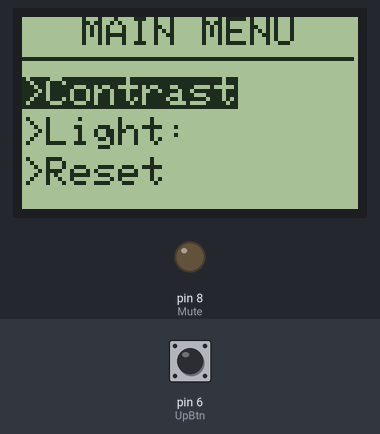
The program below on a simulated Arduino Uno, built with avr-gcc and run on an emulated ATmega328P. On the bench: 84×48 one-colour display, output pins drawn as LEDs (lit = HIGH). The test bench sets the inputs (shaded band); at power-on: pin 6 (UpBtn) LOW. What the program prints to the serial monitor is not drawn.

Above: at 1.2 s.
1.3 s: pin 6 (UpBtn) pulled HIGH for 0.15 s
At 1.9 s:
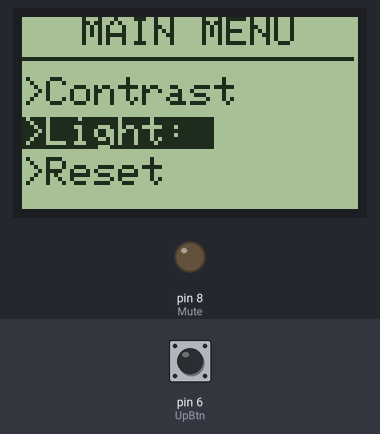
3.0 s: pin 6 (UpBtn) pulled HIGH for 1 s
At 5.1 s:
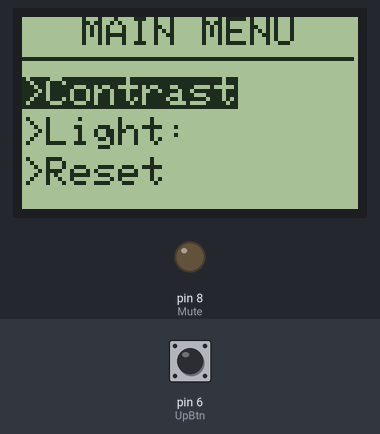
5.6 s: pin 6 (UpBtn) pulsed HIGH 5 times (0.12 s each, 0.3 s apart)
At 8.4 s:
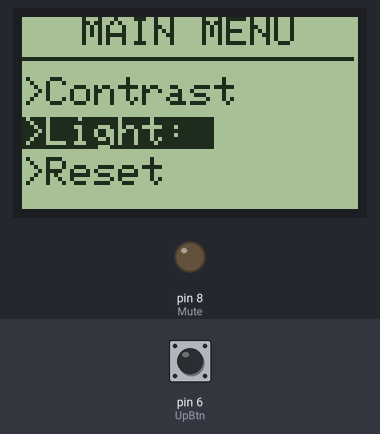
10.1 s: pin 6 (UpBtn) driven HIGH
13.1 s: pin 6 (UpBtn) driven LOW
At 14.0 s:
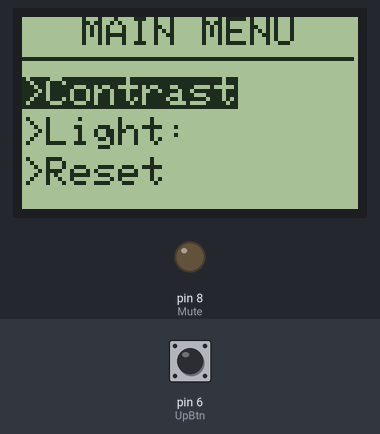
Timing chart, 0 to 15.6 s (numbered marks = the images above; inputs shaded):
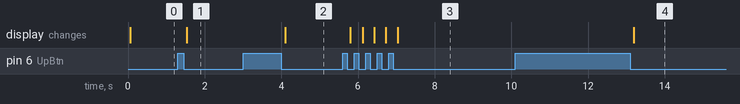

Measured:
- after the input at 1.3 s, the display: changes after 0.23 s (image 1)
- after the input at 3.0 s, the display: changes after 1.1 s (image 2)
- after the input at 5.6 s, the display: changes after 0.20 s (image 3)
- after the input at 10.1 s, every drawn part: stays the same
- after the input at 13.1 s, the display: changes after 0.09 s (image 4)

The program:

main.cpp
```cpp
#include <Arduino.h>
#include <Wire.h>
#include <SPI.h>
#include <Adafruit_GFX.h>
#include <Adafruit_PCD8544.h>

Adafruit_PCD8544 display = Adafruit_PCD8544( 5, 4, 3);

#define MAX5387_addr  0x50   //address of MAX5387
#define Wiper_01      0x11   //Wiper 01 Command Byte
#define Wiper_02      0x12   //Wiper 02 Command Byte
#define Wiper_01_02   0X13   //Wiper 01 & 02 Command Byte

//boolean backlight = true;
int Volume = 50;
int Balance = 0;

int menupos = 1;
int page = 1; // Volume page = 1, Balance page 2

volatile int up = 0;
volatile int down = 0;
volatile int  select = 0;

//--- INPUTS
const int OnOff = 7; //
const int UpBtn = 6;
const int DownBtn = 5;
const int MuteBtn = 3;
const int SelectBtn = 4;

//--- OUTPUTS
const int Relay = 17;
const int SDZ = 10;
const int Faultz = 9;
const int Mute = 8;

int downButtonState = 0;
int upButtonState = 0;
int selectButtonState = 0;
int muteButtonState = 0;
int lastDownButtonState = 0;
int lastSelectButtonState = 0;
int lastUpButtonState = 0;
int lastMuteButtonState = 0;


void setup() {
  Serial.begin(9600);
  //  pinMode(2, INPUT_PULLUP);
  //  pinMode(1, INPUT_PULLUP);
  //  pinMode(0, INPUT_PULLUP);
  //  pinMode(7,OUTPUT);

  //input setup
  pinMode(OnOff, INPUT);// maybe will be output
  pinMode(UpBtn, INPUT);
  pinMode(DownBtn, INPUT);
  pinMode(MuteBtn, INPUT);
  pinMode(SelectBtn, INPUT);

  //output declare
  pinMode(Mute, OUTPUT);

  //display declare
  display.begin();
  display.setContrast(50); //Set contrast to 50
  display.clearDisplay();
  display.display();

}

void loop() {

  Serial.print("Volume: ");
  Serial.print(Volume);
  Serial.print("   Balance: ");
  Serial.println(Balance);
  Serial.print("MenuPos: ");
  Serial.print(menupos);
  Serial.print("Page: ");
  Serial.println(page);

  drawMenu();

  downButtonState = digitalRead(DownBtn);
  selectButtonState = digitalRead(SelectBtn);
  upButtonState =   digitalRead(UpBtn);
  muteButtonState = digitalRead(MuteBtn);

  checkIfDownButtonIsPressed();
  checkIfUpButtonIsPressed();
  checkIfSelectButtonIsPressed();
  checkIfMuteButtonIsPressed();

  if (up && page == 1 ) {
    up = 0;
    menupos--;
    if (menupos == 0)
    {
      menupos = 2;
    }
  } else if (up && page == 2 ) {
    up = 0;
    Volume--;
  } else if ( up && page == 3) {
    up = 0;
    Balance--;
  }


  if (down && page == 1) {
    down = 0;
    menupos++;
    if (menupos == 3)
    {
      menupos = 1;
    }
  } else if (down && page == 2 ) {
    down = 0;
    Volume++;
  } else if ( up && page == 3) {
    up = 0;
    Balance--;
  }


  if (select) {
    select = 0;

    if (page == 1 && menupos == 1)
    {
      page = 2;

    } else if (page == 1 && menupos == 2) {
      page = 3;
    }
    else if (page == 2 || page == 3) {
      page = 1;
    }
  }

}

void checkIfDownButtonIsPressed()
{
  if (downButtonState != lastDownButtonState)
  {
    if (downButtonState == 0)
    {
      down = true;
    }
    delay(50);
  }
  lastDownButtonState = downButtonState;
}

void checkIfUpButtonIsPressed()
{
  if (upButtonState != lastUpButtonState)
  {
    if (upButtonState == 0) {
      up = true;
    }
    delay(50);
  }
  lastUpButtonState = upButtonState;
}

void checkIfSelectButtonIsPressed()
{
  if (selectButtonState != lastSelectButtonState)
  {
    if (selectButtonState == 0) {
      select = true;
    }
    delay(50);
  }
  lastSelectButtonState = selectButtonState;
}

void checkIfMuteButtonIsPressed()
{
  if (muteButtonState != lastMuteButtonState)
  {
    if (muteButtonState == 0) {
      //add code to send mute function to the digital pot
    }
    delay(50);
  }
  lastMuteButtonState = muteButtonState;
}


void drawMenu()
{

  if (page == 1)
  {
    display.setTextSize(1);
    display.clearDisplay();
    display.setTextColor(BLACK, WHITE);
    display.setCursor(15, 0);
    display.print("MAIN MENU");
    display.drawFastHLine(0, 10, 83, BLACK);
    display.setCursor(0, 15);

    if (menupos == 1)
    {
      display.setTextColor(WHITE, BLACK);
    }
    else
    {
      display.setTextColor(BLACK, WHITE);
    }
    display.print(">Contrast");
    display.setCursor(0, 25);

    if (menupos == 2)
    {
      display.setTextColor(WHITE, BLACK);
    }
    else
    {
      display.setTextColor(BLACK, WHITE);
    }
    display.print(">Light: ");

    if (menupos == 3)
    {
      display.setTextColor(WHITE, BLACK);
    }
    else
    {
      display.setTextColor(BLACK, WHITE);
    }
    display.setCursor(0, 35);
    display.print(">Reset");
    display.display();
  }


  else if (page == 2)
  {

    display.setTextSize(1);
    display.clearDisplay();
    display.setTextColor(BLACK, WHITE);
    display.setCursor(15, 0);
    display.print("CONTRAST");
    display.drawFastHLine(0, 10, 83, BLACK);
    display.setCursor(5, 15);
    display.print("Value");
    display.setTextSize(2);
    display.setCursor(5, 25);
    display.setTextSize(2);
    display.display();
  }

}
```
